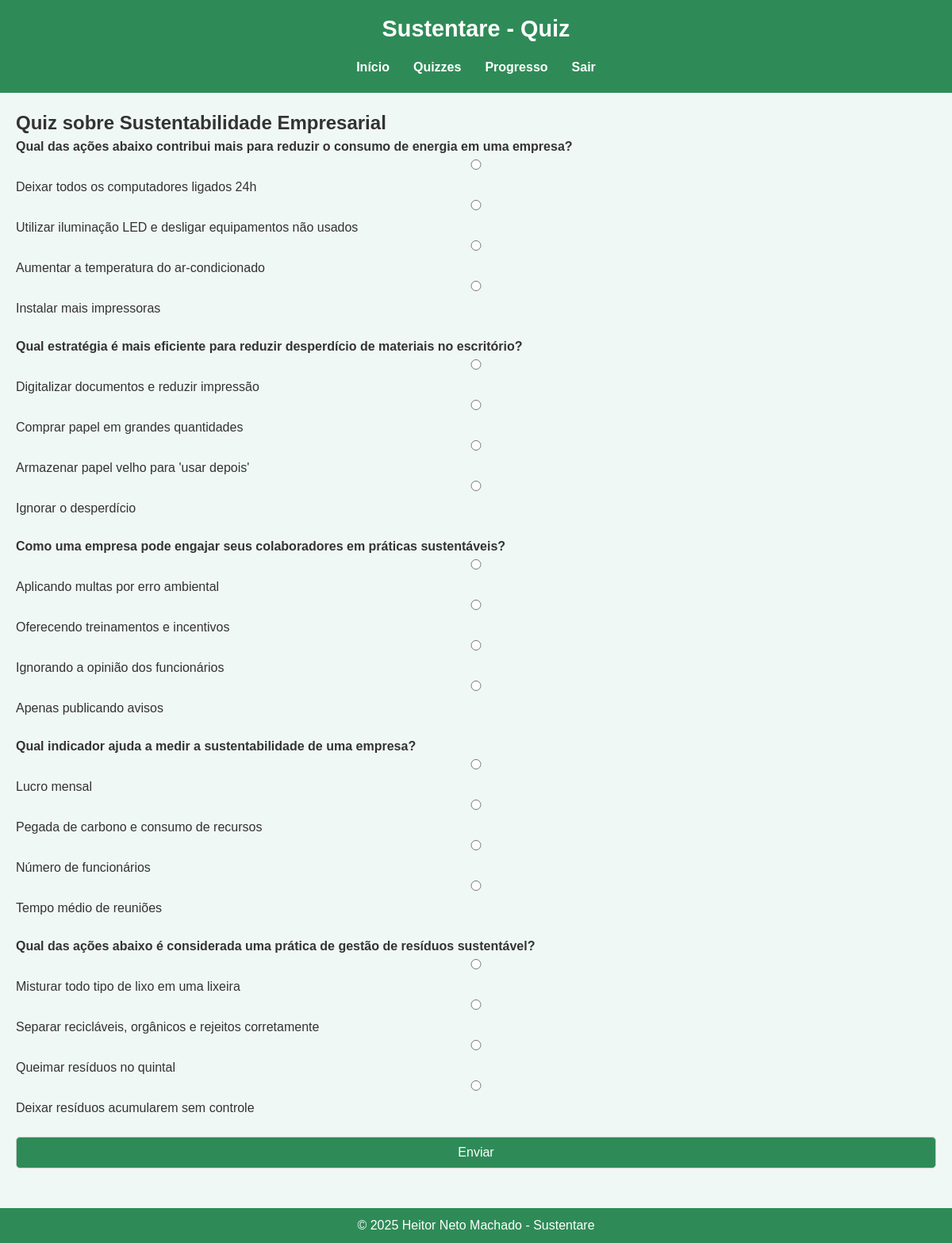
Page /quiz.php (signed in) on the committed database.
### tables this page shows
CREATE TABLE `quizzes` (
  `id` int(11) NOT NULL,
  `pergunta` varchar(255) NOT NULL,
  `opcao_a` varchar(255) NOT NULL,
  `opcao_b` varchar(255) NOT NULL,
  `opcao_c` varchar(255) NOT NULL,
  `opcao_d` varchar(255) NOT NULL,
  `resposta_correta` char(1) NOT NULL
);

### quiz.php (the view, shortened to what this page needs)
<?php
include 'db.php';
$result = mysqli_query($con,"SELECT * FROM quizzes");
$quizzes = mysqli_fetch_all($result, MYSQLI_ASSOC);
?>
<!DOCTYPE html>
<html lang="pt-br">
<head>
<link rel="stylesheet" href="style.css">
</head>
<body>
<header>
<h1>Sustentare - Quiz</h1>
<nav>
<a href="index.php">Início</a>
<a href="quiz.php">Quizzes</a>
<a href="progresso.php">Progresso</a>
<a href="logout.php">Sair</a>
</nav>
</header>
<main>
<h2>Quiz sobre Sustentabilidade Empresarial</h2>
<form method="post">
<?php foreach($quizzes as $q): ?>
<p><strong><?= $q['pergunta'] ?></strong></p>
<input type="radio" name="quiz_<?= $q['id'] ?>" value="A"> <?= $q['opcao_a'] ?><br>
<input type="radio" name="quiz_<?= $q['id'] ?>" value="B"> <?= $q['opcao_b'] ?><br>
<input type="radio" name="quiz_<?= $q['id'] ?>" value="C"> <?= $q['opcao_c'] ?><br>
<input type="radio" name="quiz_<?= $q['id'] ?>" value="D"> <?= $q['opcao_d'] ?><br><br>
<?php endforeach; ?>
<button type="submit" name="enviar">Enviar</button>
</form>
</main>
<footer>&copy; 2025 Heitor Neto Machado - Sustentare</footer>
</body>
</html>

### style.css (style rules this page uses)
* { margin:0; padding:0; box-sizing:border-box; }
body { font-family: Arial, sans-serif; background-color:#f0f8f5; color:#333; line-height:1.5; }
header { background-color:#2e8b57; color:white; padding:15px; text-align:center; }
header h1 { font-size:1.8rem; margin-bottom:10px; }
nav { display:flex; flex-wrap:wrap; justify-content:center; gap:10px; }
nav a { color:white; text-decoration:none; font-weight:bold; padding:5px 10px; border-radius:5px; transition:background 0.3s; }
main { padding:20px; }
form input[type='radio'] { margin-right:10px; }
form input, form button { padding:10px; margin-bottom:10px; width:100%; border-radius:5px; border:1px solid #ccc; }
button { background-color:#2e8b57; color:white; border:none; cursor:pointer; font-size:1rem; }
footer { background-color:#2e8b57; color:white; text-align:center; padding:10px; margin-top:20px; }

### rows in the picture
quizzes: pergunta "Qual das ações abaixo contribui mais para reduzir o consumo de energia em uma empresa?", opcao_a "Deixar todos os computadores ligados 24h", opcao_b "Utilizar iluminação LED e desligar equipamentos não usados", opcao_c "Aumentar a temperatura do ar-condicionado", opcao_d "Instalar mais impressoras"
quizzes: pergunta "Qual estratégia é mais eficiente para reduzir desperdício de materiais no escritório?", opcao_a "Digitalizar documentos e reduzir impressão", opcao_b "Comprar papel em grandes quantidades", opcao_c "Armazenar papel velho para 'usar depois'", opcao_d "Ignorar o desperdício"
quizzes: pergunta "Como uma empresa pode engajar seus colaboradores em práticas sustentáveis?", opcao_a "Aplicando multas por erro ambiental", opcao_b "Oferecendo treinamentos e incentivos", opcao_c "Ignorando a opinião dos funcionários", opcao_d "Apenas publicando avisos"
quizzes: pergunta "Qual indicador ajuda a medir a sustentabilidade de uma empresa?", opcao_a "Lucro mensal", opcao_b "Pegada de carbono e consumo de recursos", opcao_c "Número de funcionários", opcao_d "Tempo médio de reuniões"
quizzes: pergunta "Qual das ações abaixo é considerada uma prática de gestão de resíduos sustentável?", opcao_a "Misturar todo tipo de lixo em uma lixeira", opcao_b "Separar recicláveis, orgânicos e rejeitos corretamente", opcao_c "Queimar resíduos no quintal", opcao_d "Deixar resíduos acumularem sem controle"
